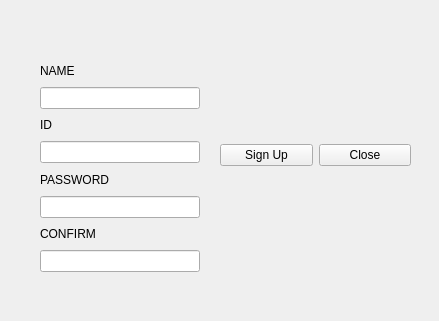
<?xml version="1.0" encoding="UTF-8"?>
<ui version="4.0">
 <class>teachersignup</class>
 <widget class="QWidget" name="teachersignup">
  <property name="geometry">
   <rect>
    <x>0</x>
    <y>0</y>
    <width>439</width>
    <height>321</height>
   </rect>
  </property>
  <property name="windowTitle">
   <string>Form</string>
  </property>
  <widget class="QWidget" name="horizontalLayoutWidget">
   <property name="geometry">
    <rect>
     <x>220</x>
     <y>120</y>
     <width>191</width>
     <height>71</height>
    </rect>
   </property>
   <layout class="QHBoxLayout" name="horizontalLayout_2">
    <item>
     <widget class="QPushButton" name="Signupbutton">
      <property name="text">
       <string>Sign Up</string>
      </property>
     </widget>
    </item>
    <item>
     <widget class="QPushButton" name="Closebutton">
      <property name="text">
       <string>Close</string>
      </property>
     </widget>
    </item>
   </layout>
  </widget>
  <widget class="QWidget" name="gridLayoutWidget">
   <property name="geometry">
    <rect>
     <x>40</x>
     <y>60</y>
     <width>160</width>
     <height>212</height>
    </rect>
   </property>
   <layout class="QGridLayout" name="gridLayout_2">
    <item row="1" column="0">
     <widget class="QLineEdit" name="Name"/>
    </item>
    <item row="6" column="0">
     <widget class="QLabel" name="label_4">
      <property name="text">
       <string>CONFIRM</string>
      </property>
     </widget>
    </item>
    <item row="2" column="0">
     <widget class="QLabel" name="label">
      <property name="text">
       <string>ID</string>
      </property>
     </widget>
    </item>
    <item row="3" column="0">
     <widget class="QLineEdit" name="ID"/>
    </item>
    <item row="5" column="0">
     <widget class="QLineEdit" name="Password">
      <property name="echoMode">
       <enum>QLineEdit::EchoMode::Password</enum>
      </property>
     </widget>
    </item>
    <item row="0" column="0">
     <widget class="QLabel" name="label_2">
      <property name="text">
       <string>NAME</string>
      </property>
     </widget>
    </item>
    <item row="4" column="0">
     <widget class="QLabel" name="label_3">
      <property name="text">
       <string>PASSWORD</string>
      </property>
     </widget>
    </item>
    <item row="7" column="0">
     <widget class="QLineEdit" name="Confirmpw">
      <property name="echoMode">
       <enum>QLineEdit::EchoMode::Password</enum>
      </property>
     </widget>
    </item>
   </layout>
  </widget>
 </widget>
 <resources/>
 <connections/>
</ui>
